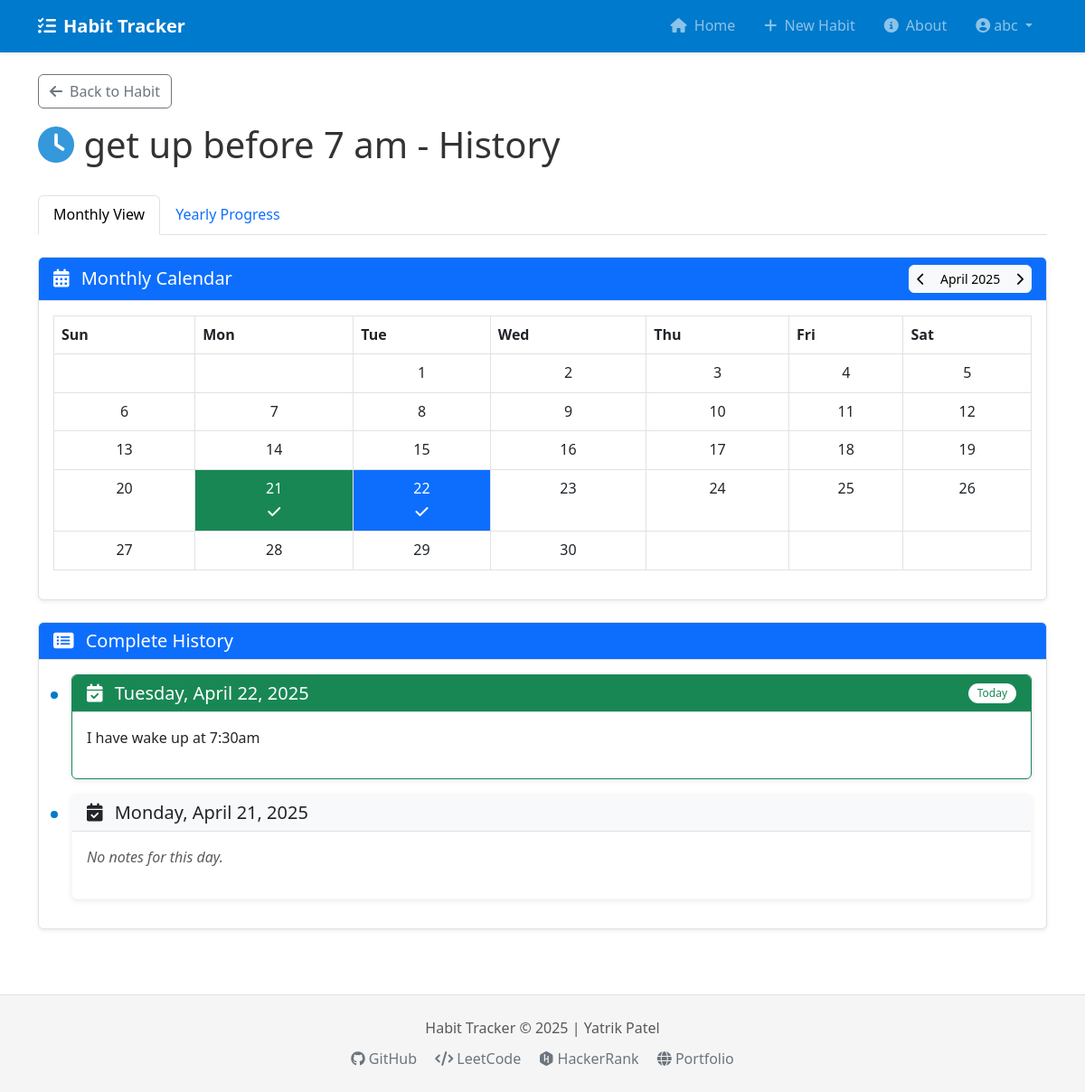
/habit/1/history (signed in), run on the app's committed database.
### models.py (models this page shows, shortened)
class User(db.Model, UserMixin):
    __tablename__ = 'users'
    id = db.Column(db.Integer, primary_key=True)
    username = db.Column(db.String(64), unique=True, nullable=False)
    email = db.Column(db.String(120), unique=True, nullable=False)
    password_hash = db.Column(db.String(128))
    created_at = db.Column(db.DateTime, default=datetime.utcnow)
    habits = db.relationship('Habit', backref='user', lazy=True, cascade="all, delete-orphan")

class Habit(db.Model):
    __tablename__ = 'habits'
    id = db.Column(db.Integer, primary_key=True)
    name = db.Column(db.String(100), nullable=False)
    created_at = db.Column(db.DateTime, default=datetime.utcnow)
    color = db.Column(db.String(7), default="#3498db")  # Hex color code
    icon = db.Column(db.String(50), nullable=True)
    current_streak = db.Column(db.Integer, default=0)
    longest_streak = db.Column(db.Integer, default=0)
    user_id = db.Column(db.Integer, db.ForeignKey('users.id'), nullable=False)
    logs = db.relationship('HabitLog', backref='habit', lazy=True, cascade="all, delete-orphan")

class HabitLog(db.Model):
    __tablename__ = 'habit_logs'
    id = db.Column(db.Integer, primary_key=True)
    habit_id = db.Column(db.Integer, db.ForeignKey('habits.id'), nullable=False)
    date = db.Column(db.Date, default=date.today)
    note = db.Column(db.Text, nullable=True)

### routes/habit_routes.py (the view)
@habit_bp.route('/<int:id>/history', methods=['GET'])
@login_required
def habit_history(id):
    habit = Habit.query.get_or_404(id)
    if habit.user_id != current_user.id:
        abort(403)
    logs = HabitLog.query.filter_by(habit_id=habit.id).order_by(desc(HabitLog.date)).all()
    return render_template('habit_history.html', habit=habit, logs=logs)

### app.py (called while the page is built)
def create_app(config_class=Config):
    app = Flask(__name__)
    app.config.from_object(config_class)
    db.init_app(app)
    login_manager = LoginManager()
    login_manager.login_view = 'auth.login'
    login_manager.login_message_category = 'info'
    login_manager.login_message = 'Please log in to access this page.'
    login_manager.init_app(app)
    @login_manager.user_loader
    def load_user(user_id):
        return User.query.get(int(user_id))
    register_routes(app)
    with app.app_context():
        db.create_all()
    return app

### templates/habit_history.html (shortened to what this page needs)
{% extends "base.html" %}
{% block content %}
<div class="row mb-4">
    <div class="col">
        <a href="{{ url_for('habit.habit_detail', id=habit.id) }}" class="btn btn-outline-secondary mb-3">
            <i class="fas fa-arrow-left me-2"></i>Back to Habit
        </a>
        <h1>
            {% if habit.icon %}
                <i class="fas fa-{{ habit.icon }}" style="color: {{ habit.color }}"></i>
            {% endif %}
            {{ habit.name }} - History
        </h1>
    </div>
</div>
<ul class="nav nav-tabs mb-4" id="historyTabs" role="tablist">
    <li class="nav-item" role="presentation">
        <button class="nav-link active" id="monthly-tab" data-bs-toggle="tab"
                data-bs-target="#monthly" type="button" role="tab"
                aria-controls="monthly" aria-selected="true">Monthly View</button>
    </li>
    <li class="nav-item" role="presentation">
        <button class="nav-link" id="yearly-tab" data-bs-toggle="tab"
                data-bs-target="#yearly" type="button" role="tab"
                aria-controls="yearly" aria-selected="false">Yearly Progress</button>
    </li>
</ul>
<div class="tab-content" id="historyTabsContent">
    <div class="tab-pane fade show active" id="monthly" role="tabpanel" aria-labelledby="monthly-tab">
        <div class="card shadow-sm">
            <div class="card-header bg-primary text-white">
                <div class="d-flex justify-content-between align-items-center">
                    <h5 class="mb-0">
                        <i class="fas fa-calendar-alt me-2"></i>
                        Monthly Calendar
                    </h5>
                    <div class="btn-group">
                        <button type="button" id="prev-month" class="btn btn-sm btn-light">
                            <i class="fas fa-chevron-left"></i>
                        </button>
                        <span id="current-month-display" class="btn btn-sm btn-light"></span>
                        <button type="button" id="next-month" class="btn btn-sm btn-light">
                            <i class="fas fa-chevron-right"></i>
                        </button>
                    </div>
                </div>
            </div>
            <div class="card-body">
                {% if logs %}
                    <div class="table-responsive">
                        <table class="table table-bordered">
                            <thead>
                                <tr>
                                    <th>Sun</th>
                                    <th>Mon</th>
                                    <th>Tue</th>
                                    <th>Wed</th>
                                    <th>Thu</th>
                                    <th>Fri</th>
                                    <th>Sat</th>
                                </tr>
                            </thead>
                            <tbody id="calendar-body">
                            </tbody>
                        </table>
                    </div>
                {% endif %}
            </div>
        </div>
    </div>
</div>
<div class="card shadow-sm mt-4">
    <div class="card-header bg-primary text-white">
        <h5 class="mb-0">
            <i class="fas fa-list-alt me-2"></i>
            Complete History
        </h5>
    </div>
    <div class="card-body">
        {% if logs %}
            <div class="timeline">
                {% for log in logs %}
                    <div class="card mb-3 border-{% if loop.first %}success{% else %}light{% endif %}">
                        <div class="card-header bg-{% if loop.first %}success{% else %}light{% endif %} {% if loop.first %}text-white{% endif %}">
                            <div class="d-flex justify-content-between align-items-center">
                                <h5 class="mb-0">
                                    <i class="fas fa-calendar-check me-2"></i>
                                    {{ log.date.strftime('%A, %B %d, %Y') }}
                                </h5>
                                {% if loop.first %}
                                    <span class="badge bg-white text-success">Today</span>
                                {% endif %}
                            </div>
                        </div>
                        <div class="card-body">
                            {% if log.note %}
                                <p>{{ log.note }}</p>
                            {% else %}
                                <p class="text-muted fst-italic">No notes for this day.</p>
                            {% endif %}
                        </div>
                    </div>
                {% endfor %}
            </div>
        {% endif %}
    </div>
</div>
{% endblock %}

### templates/base.html (shortened to what this page needs)
<!DOCTYPE html>
<html lang="en">
<head>
    <link href="https://cdn.jsdelivr.net/npm/bootstrap@5.3.0-alpha1/dist/css/bootstrap.min.css" rel="stylesheet">
    <link rel="stylesheet" href="https://cdnjs.cloudflare.com/ajax/libs/font-awesome/6.3.0/css/all.min.css">
    <link rel="stylesheet" href="{{ url_for('static', filename='css/main.css') }}">
</head>
<body>
    <nav class="navbar navbar-expand-lg navbar-dark bg-primary shadow-sm">
        <div class="container">
            <a class="navbar-brand fw-bold d-flex align-items-center" href="{{ url_for('main.home') }}">
                <i class="fas fa-tasks me-2"></i>
                Habit Tracker
            </a>
            <div class="collapse navbar-collapse" id="navbarNav">
                <ul class="navbar-nav ms-auto">
                    {% if current_user.is_authenticated %}
                        <li class="nav-item">
                            <a class="nav-link rounded px-3" href="{{ url_for('main.home') }}">
                                <i class="fas fa-home me-1"></i> Home
                            </a>
                        </li>
                        <li class="nav-item">
                            <a class="nav-link rounded px-3" href="{{ url_for('habit.new_habit') }}">
                                <i class="fas fa-plus me-1"></i> New Habit
                            </a>
                        </li>
                        <li class="nav-item">
                            <a class="nav-link rounded px-3" href="{{ url_for('main.about') }}">
                                <i class="fas fa-info-circle me-1"></i> About
                            </a>
                        </li>
                        <li class="nav-item dropdown">
                            <a class="nav-link dropdown-toggle rounded px-3" href="#" id="navbarDropdown" role="button"
                               data-bs-toggle="dropdown" aria-expanded="false">
                                <i class="fas fa-user-circle me-1"></i>{{ current_user.username }}
                            </a>
                        </li>
                    {% endif %}
                </ul>
            </div>
        </div>
    </nav>
    <div class="container py-4">
        {% block content %}{% endblock %}
    </div>
    <footer class="py-4 mt-5">
        <div class="container text-center text-muted">
            <p class="mb-2">Habit Tracker &copy; <span id="current-year"></span> | Yatrik Patel</p>
            <div class="social-links">
                <a href="https://github.com/Yatrik1107" target="_blank" class="text-decoration-none mx-2 text-secondary">
                    <i class="fab fa-github"></i> GitHub
                </a>
                <a href="https://leetcode.com/u/YatrikPatel1107/" target="_blank" class="text-decoration-none mx-2 text-secondary">
                    <i class="fas fa-code"></i> LeetCode
                </a>
                <a href="https://www.hackerrank.com/profile/yatrikbilodariya" target="_blank" class="text-decoration-none mx-2 text-secondary">
                    <i class="fab fa-hackerrank"></i> HackerRank
                </a>
                <a href="https://yatrik1107.github.io/portfolio-website/" target="_blank" class="text-decoration-none mx-2 text-secondary">
                    <i class="fas fa-globe"></i> Portfolio
                </a>
            </div>
        </div>
    </footer>
</body>
</html>

### static/css/main.css (style rules this page uses)
:root { --color-bg: #ffffff; --color-bg-secondary: #f5f5f5; --color-sidebar: #f3f3f3; --color-primary: #007acc; --color-primary-hover: #005999; --color-text: #333333; --color-text-secondary: #6c757d; --color-border: #e0e0e0; --color-danger: #e51400; --color-success: #107c10; --color-warning: #ff8c00; --color-info: #007acc; --shadow-sm: 0 2px 6px rgba(0, 0, 0, 0.08); --shadow-md: 0 5px 15px rgba(0, 0, 0, 0.1); --border-radius: 6px; --transition-speed: 0.2s; }
body { background-color: var(--color-bg); color: var(--color-text); font-family: 'Segoe UI', system-ui, -apple-system, sans-serif; line-height: 1.6; }
.card { border: 1px solid var(--color-border); border-radius: var(--border-radius); box-shadow: var(--shadow-sm); transition: box-shadow var(--transition-speed), transform var(--transition-speed); }
.card-header { border-bottom: 1px solid var(--color-border); }
.btn { border-radius: var(--border-radius); font-weight: 500; transition: all var(--transition-speed); }
.timeline .card { position: relative; margin-left: 20px; }
.timeline .card:before { content: ''; position: absolute; width: 14px; height: 14px; left: -27px; top: 15px; border-radius: 50%; background: var(--color-primary); border: 3px solid var(--color-bg); }
.timeline .card:after { content: ''; position: absolute; width: 2px; height: 100%; left: -21px; top: 15px; background: var(--color-border); z-index: -1; }
.timeline .card:last-child:after { height: 15px; }
.navbar-dark.bg-primary { background-color: var(--color-primary) !important; }
footer { background-color: var(--color-bg-secondary); border-top: 1px solid var(--color-border); }
.badge { font-weight: 500; border-radius: 12px; padding: 5px 10px; }

### data on the page
User: username "abc"
Habit: name "get up before 7 am"
HabitLog: date "Tuesday, April 22, 2025", shows "Today", note "I have wake up at 7:30am"
HabitLog: date "Monday, April 21, 2025", note "No notes for this day."
